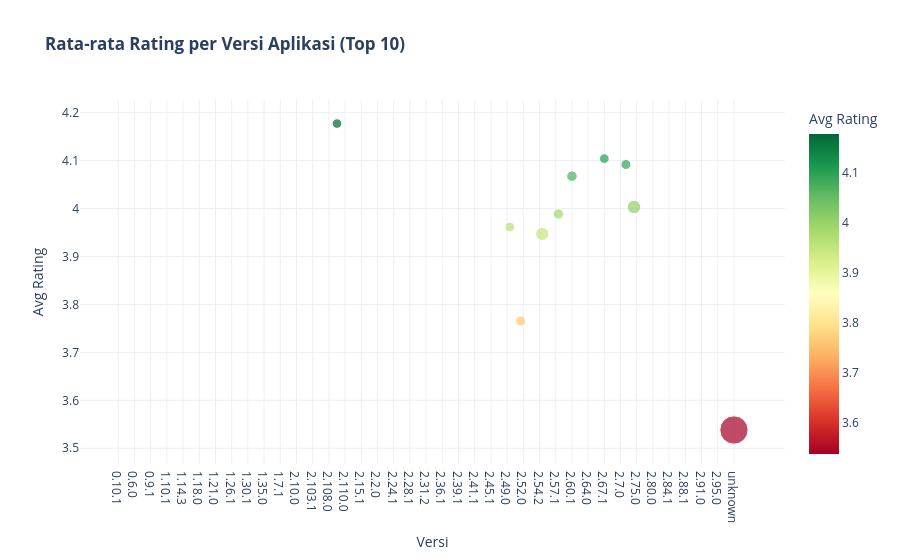

The notebook cell this image was saved under:
### Markdown cell above
Analisis Versi Aplikasi vs Average Rating
---

### Code cell
top_versions = df['versi_aplikasi'].value_counts().head(10).index
df_v = df[df['versi_aplikasi'].isin(top_versions)]
version_stats = df_v.groupby('versi_aplikasi')['rating'].mean().reset_index()

fig3 = px.scatter(version_stats, x='versi_aplikasi', y='rating', 
                 size=df_v.groupby('versi_aplikasi').size().values,
                 color='rating', color_continuous_scale='RdYlGn',
                 title='<b>Rata-rata Rating per Versi Aplikasi (Top 10)</b>',
                 labels={'rating': 'Avg Rating', 'versi_aplikasi': 'Versi'},
                 template=template)
fig3.show()

### Figure 1 — Plotly figure (JSON) as saved in the notebook; plotly's stock layout.template omitted (floating-point values rounded to 4 significant figures; data arrays with more than 128 entries replaced by an {"elided": "..."} marker saying what was removed)
{"data": [{"hovertemplate": "Versi=%{x}<br>Avg Rating=%{marker.color}<br>size=%{marker.size}<extra></extra>", "legendgroup": "", "marker": {"color": {"elided": "229 float values"}, "coloraxis": "coloraxis", "size": {"elided": "229 int values"}, "sizemode": "area", "sizeref": 335.5, "symbol": "circle"}, "mode": "markers", "name": "", "orientation": "v", "showlegend": false, "type": "scatter", "x": {"elided": "229 str values"}, "xaxis": "x", "y": {"elided": "229 float values"}, "yaxis": "y"}], "layout": {"coloraxis": {"colorbar": {"title": {"text": "Avg Rating"}}, "colorscale": [[0, "rgb(165,0,38)"], [0.1, "rgb(215,48,39)"], [0.2, "rgb(244,109,67)"], [0.3, "rgb(253,174,97)"], [0.4, "rgb(254,224,139)"], [0.5, "rgb(255,255,191)"], [0.6, "rgb(217,239,139)"], [0.7, "rgb(166,217,106)"], [0.8, "rgb(102,189,99)"], [0.9, "rgb(26,152,80)"], [1, "rgb(0,104,55)"]]}, "legend": {"itemsizing": "constant", "tracegroupgap": 0}, "title": {"text": "<b>Rata-rata Rating per Versi Aplikasi (Top 10)</b>"}, "xaxis": {"anchor": "y", "domain": [0, 1], "title": {"text": "Versi"}}, "yaxis": {"anchor": "x", "domain": [0, 1], "title": {"text": "Avg Rating"}}}}
